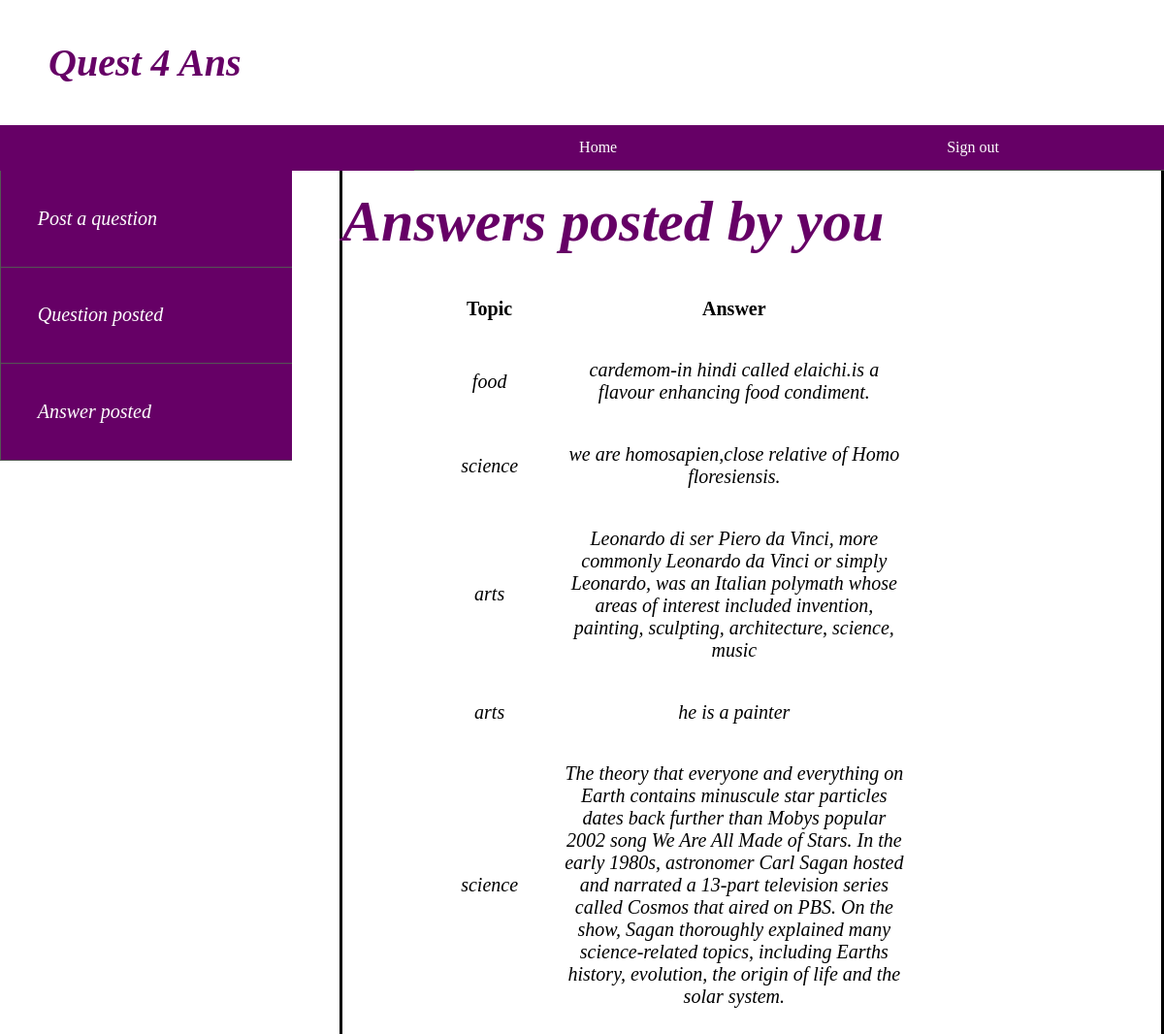
/ans_posted.php (signed in), run on the app's committed database.
### tables this page shows
CREATE TABLE `ans_bank` (
  `ques_id` int(10) UNSIGNED NOT NULL,
  `ans` longtext NOT NULL,
  `usrname` varchar(20) NOT NULL,
  `id` int(10) UNSIGNED NOT NULL
);

CREATE TABLE `ques_bank` (
  `ques_id` int(10) UNSIGNED NOT NULL,
  `ques_topic` varchar(20) NOT NULL,
  `ques` mediumtext NOT NULL,
  `usrname` varchar(20) NOT NULL
);

### ans_posted.php (the view, shortened to what this page needs)
<html>
<head>
</head>
	<body>
<go>
<header>
	<p>Quest 4 Ans</p>
</header>
<ul id="up">
  <li id="pu"><a href="signout.php">Sign out</a></li>
  <li id="pu"><a href="home.php">Home</a></li>
</ul>
<ul id="b">
  <li id="n"><a class="active" href="post_ques.php">Post a question</a></li>
  <li id="n"><a href="ques_posted.php">Question posted</a></li>
<li id="n"><a href="ans_posted.php">Answer posted</a></li>
</ul>
</go>
<div>
<h1 style='color:#660066; font: italic bold 60px Georgia, serif;'>Answers posted by you</h1>
<?php
$a=$_SESSION['usrname'];
if($k = mysql_query("SELECT `ques_topic`,`ans` FROM `ques_bank`,`ans_bank` WHERE `ans_bank`.`ques_id` = `ques_bank`.`ques_id` and `ans_bank`.`usrname`='$a'"))
{
echo
"<table id='t'>
<tr>
<th id='a'>Topic</th>
<th id='a'>Answer</th>
</tr>";
while($row = mysql_fetch_array($k, MYSQL_ASSOC))
{
echo
"<tr>
<td id='yy'>{$row['ques_topic']}</td>
<td id='yy'>{$row['ans']}</td>
</tr>";
}
}
else
{
echo "You did'nt posted any Answers yet.";
}
echo "</table>";
?>
</div>
</body>
</html>

### ans_posted.php (style rules this page uses)
body { margin:0; }
go { position:fixed;width:100%; }
header { background-color:white; font: italic bold 40px Georgia, serif; color:#660066; padding-top:1px; padding-bottom:1px; padding-left:50px; padding-right:30px; }
#a { text-align: center; padding-bottom: 1cm; width: 50px; font-size: 125%; }
#yy { text-align: center; padding-bottom: 1cm; width: 50px; font: italic 20px Georgia, serif; }
table#t { margin-left:2cm; width:60%; }
ul#up { list-style-type: none; margin: 0px 0px; padding: 0; overflow: hidden; background-color: #660066; top: 0; width: 100%; left:0; }
#pu { float: right; }
#pu a { border-bottom: 1px solid #555; display: block; white-space: nowrap; color: white; text-align: center; padding: 14px 170px; text-decoration: none; }
#b { overflow: auto; border-left: 1px solid #555; list-style-type: none; margin: 0px 0px; padding: 0px; width: 25%; height: 100%; background-color: #660066; }
#n a { display: block; border-bottom: 1px solid #555; padding-left:1cm; padding-right: 3.5cm; padding-top: 1cm; padding-bottom: 1cm; font: italic 20px Georgia, serif; text-decoration: none; color:white; }
div { border: 3px solid black; padding-top: 4cm; margin-top: 0px; margin-bottom: 0px; margin-right: 0px; margin-left: 350px; }

### data on the page
ans_bank: ques.ques_topic "food", ans "cardemom-in hindi called elaichi.is a flavour enhancing food condiment."
ans_bank: ques.ques_topic "science", ans "we are homosapien,close relative of Homo floresiensis."
ans_bank: ques.ques_topic "arts", ans "Leonardo di ser Piero da Vinci, more commonly Leonardo da Vinci or simply Leonardo, was an Italian polymath whose areas of interest included invention, painting, sculpting, architecture, science, music"
ans_bank: ques.ques_topic "arts", ans "he is a painter"
ans_bank: ques.ques_topic "science", ans "The theory that everyone and everything on Earth contains minuscule star particles dates back further than Mobys popular 2002 song We Are All Made of Stars. In the early 1980s, astronomer Carl Sagan hosted and narrated a 13-part television series called Cosmos that aired on PBS. On the show, Sagan thoroughly explained many science-related topics, including Earths history, evolution, the origin of life and the solar system."
